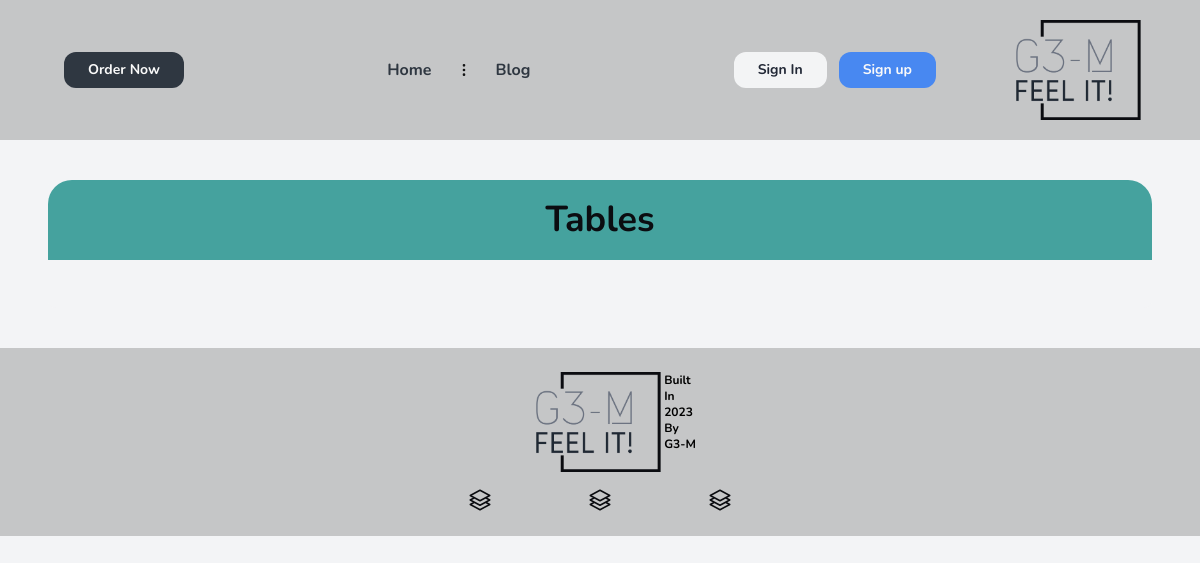
/tables/list-table, run on an earlier commit of the app's database.
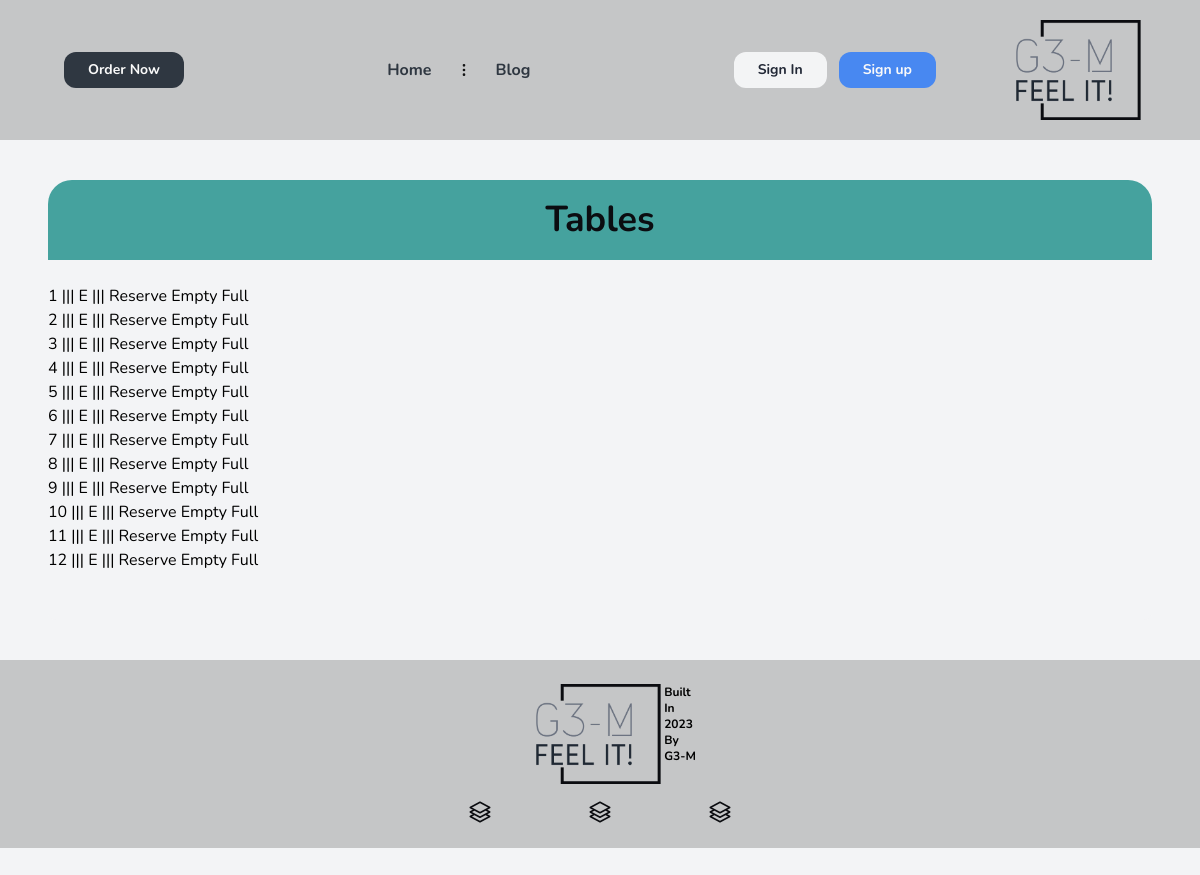
And on a later commit of the database.
### tables/models.py (models this page shows)
class Table(BaseModel):
    status_fields = [("R", "Reserved"), ("E", "Empty"), ("F", "Full"), ("T", "TakeAway")]
    number = models.PositiveIntegerField()
    status = models.CharField(max_length=1, choices=status_fields, default='E')
    def __str__(self) -> str:
        return f'{self.number}'

### tables/views.py (the view)
# urls.py: path('list-table', views.ListTableView.as_view(), name='list-table'),
class ListTableView(ListView):
    model = Table
    template_name = 'Reservation_ListTableTemplate.html'
    context_object_name = 'table'

### core/models.py (called while the page is built)
    def get_queryset(self):
        return super().get_queryset().filter(deleted_at__isnull=True)

### templates/Reservation_ListTableTemplate.html (shortened to what this page needs)
{% extends "base.html" %}
{% load widget_tweaks %}
{% block content %}
    <div class=" forms-div ">
    <h2 class='forms-header'>Tables</h2>
<div class="center">
	<ul class="tasks">
		{% for task in table %}
            <br>
            {{ task }} |||
            {{ task.status }}  |||
            {% if task.status is not 'R' %}
            <form action="{% url 'tables:change-table-status' task.pk 'R' %}" method="post" style="display:inline;">
                <button type="submit">Reserve</button>
            </form>
            {% endif %}
            <form action="{% url 'tables:change-table-status' task.pk 'E' %}" method="post" style="display:inline;">
                <button type="submit">Empty</button>
            </form>
            <form action="{% url 'tables:change-table-status' task.pk 'F' %}" method="post" style="display:inline;">
                <button type="submit">Full</button>
            </form>
		{% endfor %}
	</ul>
</div>
{% endblock content %}

### templates/base.html (shortened to what this page needs)
{% load static %}
<!DOCTYPE html>
<html lang="en">
<head>
    <link rel="stylesheet" href="{% static 'src/styles.css' %}">
</head>
<body class="bg-gray-100 font-enfont">
    <div class="bg-cafe-white flex  px-4 py-5">
        <nav class=" px-4 lg:py-4 flex justify-between items-center bg-cafe-white  w-full lg:mx-8 opacity-90">
        <div>
            <a class="hidden lg:inline-block py-2 px-6 bg-cafe-gray hover:bg-cafe-blue text-sm text-white font-bold rounded-xl transition duration-200" href="">Order Now</a>
        </div>
		<ul class="hidden lg:flex lg:items-start lg:justify-center lg:w-auto lg:space-x-6">
			<li class="place-self-center"><a class="text-md text-cafe-gray hover:text-blue-600 font-bold" href="{% url 'core:home' %}">Home</a></li>
			<li class="place-self-center">
				<svg xmlns="http://www.w3.org/2000/svg" fill="black" stroke="black" class="w-4 h-4 current-fill" viewBox="0 0 24 24">
					<path stroke-linecap="round" stroke-linejoin="round" stroke-width="2" d="M12 5v0m0 7v0m0 7v0m0-13a1 1 0 110-2 1 1 0 010 2zm0 7a1 1 0 110-2 1 1 0 010 2zm0 7a1 1 0 110-2 1 1 0 010 2z" />
				</svg>
			</li>
			<li class="place-self-center"><a class="text-md text-cafe-gray hover:text-blue-600 font-bold " href="{% url 'blog:list-blog' %}">Blog</a></li>
		</ul>
        <div class="flex">
            {% if not user.is_authenticated %}
            <a class="hidden lg:inline-block lg:ml-auto lg:mr-3 py-2 px-6 bg-gray-50 hover:bg-gray-100 text-sm text-gray-900 font-bold  rounded-xl transition duration-200" href="{% url 'users:login' %}">Sign In</a>
            <a class="hidden lg:inline-block py-2 px-6 bg-blue-500 hover:bg-blue-600 text-sm text-white font-bold rounded-xl transition duration-200" href="{% url 'users:register' %}">Sign up</a>
            {% else %}
            <a class="hidden lg:inline-block py-2 px-6 bg-rose-600 hover:bg-cafe-gray text-sm text-white font-bold rounded-xl transition duration-200" href="{% url 'users:logout' %}">Logout</a>
            {% endif %}
        </div>
        </nav>
        <img class="w-24 h-fit mr-3 lg:w-40 lg:mr-10" src="{% static 'src/Logo.png' %}">
    </div>
    <div class="mb-36 h-full">
        {% block content %}{% endblock %}
    </div>
    <footer class="bg-cafe-white flex flex-col items-center bottom-0 w-full z-30 py-6">
    <div class="mb-4 flex">
        <img class="w-16 lg:w-40 h-fit" src="{% static 'src/Logo.png' %}">
        <div class="lg:flex flex-col hidden">
            <p class="font-bold text-xs ">Built </p>
            <p class="font-bold text-xs "> In </p>
            <p class="font-bold text-xs "> 2023 </p>
            <p class="font-bold text-xs "> By </p>
            <p class="font-bold text-xs "> G3-M</p>
        </div>
    </div>
    <div class="flex items-center text-cafe-black gap-x-24 inline-block">
        </div>
    </footer>
</body>
</html>

What changed in the data, as far as the page shows it:
added Table: number "1", status "E", shows "Reserve"
added Table: number "2", status "E", shows "Reserve"
added Table: number "3", status "E", shows "Reserve"
added Table: number "4", status "E", shows "Reserve"
added Table: number "5", status "E", shows "Reserve"
added Table: number "6", status "E", shows "Reserve"
added Table: number "7", status "E", shows "Reserve"
added Table: number "8", status "E", shows "Reserve"
added Table: number "9", status "E", shows "Reserve"
added Table: number "10", status "E", shows "Reserve"
added Table: number "11", status "E", shows "Reserve"
added Table: number "12", status "E", shows "Reserve"
